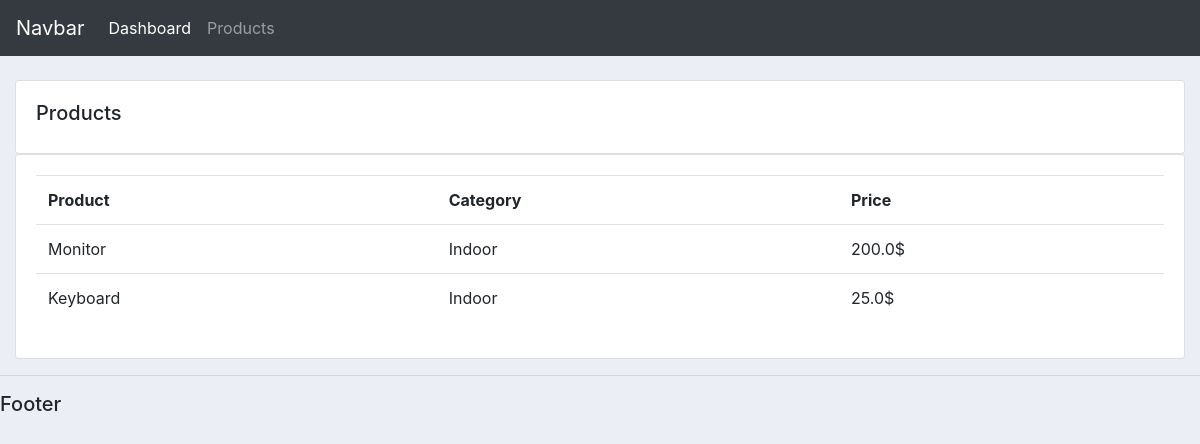
/product/, run on an earlier commit of the app's database.
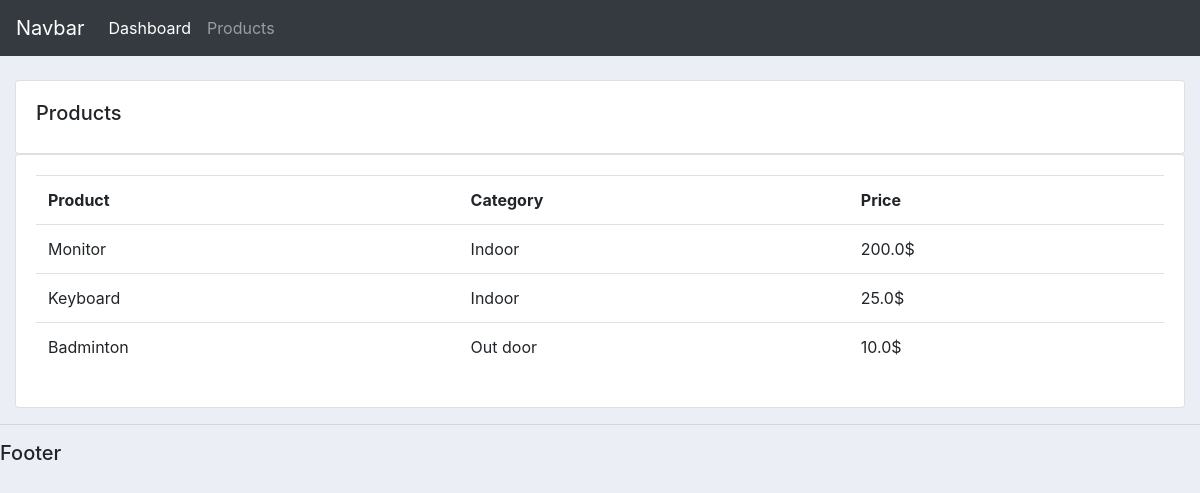
And on a later commit of the database.
### accounts/models.py (models this page shows, shortened)
class Product(models.Model):
    CATEGORY = (
        ('Indoor', 'Indoor'),
        ('Out door', 'Out door'),
    )
    name = models.CharField(max_length=200)
    price = models.FloatField()
    category = models.CharField(max_length=200, choices=CATEGORY)
    description = models.CharField(max_length=200, null=True, blank=True)
    date_created = models.DateTimeField(auto_now_add=True)
    tags = models.ManyToManyField(Tag)

### accounts/views.py (the view)
# urls.py: path('product/',views.products, name="product"),
def products(request):
    products = Product.objects.all()
    context = {
        'products':products
    }
    return render(request, "accounts/products.html", context)

### accounts/templates/accounts/products.html
{% extends 'accounts/base.html' %}
{% block content %}
    <br>
    <div class="row">
        <div class="col-md">
            <div class="card card-body">
                <h5>Products</h5>
            </div>
            <div class="card card-body">
                <table class="table">
                    <tr>
                        <th>Product</th>
                        <th>Category</th>
                        <th>Price</th>
                    </tr>
                    {% for product in products %}
                        <tr>
                            <td>{{ product.name }}</td>
                            <td>{{ product.category }}</td>
                            <td>{{ product.price }}$</td>
                        </tr>
                    {% endfor %}
                </table>
            </div>
        </div>
    </div>
{% endblock content %}

What changed in the data, as far as the page shows it:
added Product: name "Badminton", category "Out door", price "10.0"
